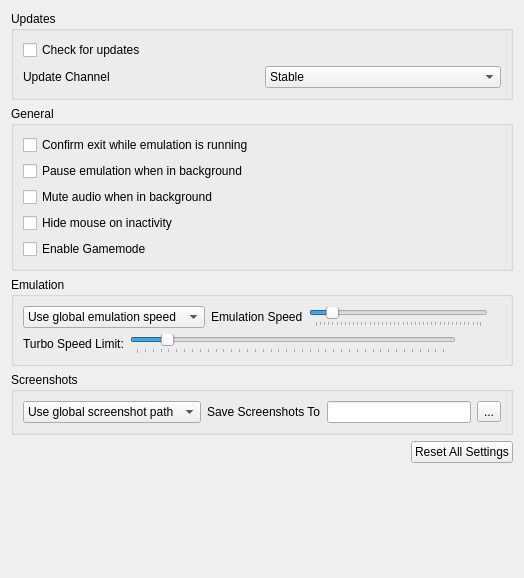
<?xml version="1.0" encoding="UTF-8"?>
<ui version="4.0">
 <class>ConfigureGeneral</class>
 <widget class="QWidget" name="ConfigureGeneral">
  <property name="geometry">
   <rect>
    <x>0</x>
    <y>0</y>
    <width>524</width>
    <height>578</height>
   </rect>
  </property>
  <property name="windowTitle">
   <string>Form</string>
  </property>
  <layout class="QHBoxLayout" name="horizontalLayout">
   <item>
    <layout class="QVBoxLayout" name="verticalLayout">
     <item>
      <widget class="QGroupBox" name="updates_group">
       <property name="title">
        <string>Updates</string>
       </property>
       <layout class="QGridLayout" name="gridLayout_2">
        <item row="0" column="0">
         <widget class="QCheckBox" name="toggle_update_checker">
          <property name="text">
           <string>Check for updates</string>
          </property>
         </widget>
        </item>
        <item row="1" column="0">
         <widget class="QLabel" name="update_channel_label">
          <property name="text">
           <string>Update Channel</string>
          </property>
         </widget>
        </item>
        <item row="1" column="1">
         <widget class="QComboBox" name="update_channel_combobox">
          <item>
           <property name="text">
            <string>Stable</string>
           </property>
          </item>
          <item>
           <property name="text">
            <string>Prerelease</string>
           </property>
          </item>
         </widget>
        </item>
       </layout>
      </widget>
     </item>
     <item>
      <widget class="QGroupBox" name="general_group">
       <property name="title">
        <string>General</string>
       </property>
       <layout class="QVBoxLayout" name="verticalLayout_5">
        <item>
         <widget class="QCheckBox" name="toggle_check_exit">
          <property name="text">
           <string>Confirm exit while emulation is running</string>
          </property>
         </widget>
        </item>
        <item>
         <widget class="QCheckBox" name="toggle_background_pause">
          <property name="text">
           <string>Pause emulation when in background</string>
          </property>
         </widget>
        </item>
        <item>
         <widget class="QCheckBox" name="toggle_background_mute">
          <property name="text">
           <string>Mute audio when in background</string>
          </property>
         </widget>
        </item>
        <item>
         <widget class="QCheckBox" name="toggle_hide_mouse">
          <property name="text">
           <string>Hide mouse on inactivity</string>
          </property>
         </widget>
        </item>
        <item>
         <widget class="QCheckBox" name="toggle_gamemode">
          <property name="text">
           <string>Enable Gamemode</string>
          </property>
         </widget>
        </item>
       </layout>
      </widget>
     </item>
     <item>
      <widget class="QGroupBox" name="emulation_group">
       <property name="title">
        <string>Emulation</string>
       </property>
       <layout class="QVBoxLayout" name="verticalLayout_2">
        <item>
         <widget class="QWidget" name="emulation_speed_layout" native="true">
          <layout class="QHBoxLayout" name="emulation_speed_layout_inner">
           <property name="leftMargin">
            <number>0</number>
           </property>
           <property name="topMargin">
            <number>0</number>
           </property>
           <property name="rightMargin">
            <number>0</number>
           </property>
           <property name="bottomMargin">
            <number>0</number>
           </property>
           <item>
            <widget class="QComboBox" name="emulation_speed_combo">
             <item>
              <property name="text">
               <string>Use global emulation speed</string>
              </property>
             </item>
             <item>
              <property name="text">
               <string>Set emulation speed</string>
              </property>
             </item>
            </widget>
           </item>
           <item>
            <widget class="QLabel" name="label_emulation_speed">
             <property name="text">
              <string>Emulation Speed</string>
             </property>
            </widget>
           </item>
           <item>
            <widget class="QSlider" name="frame_limit">
             <property name="minimum">
              <number>0</number>
             </property>
             <property name="maximum">
              <number>199</number>
             </property>
             <property name="singleStep">
              <number>5</number>
             </property>
             <property name="pageStep">
              <number>15</number>
             </property>
             <property name="value">
              <number>19</number>
             </property>
             <property name="orientation">
              <enum>Qt::Horizontal</enum>
             </property>
             <property name="tickPosition">
              <enum>QSlider::TicksBelow</enum>
             </property>
            </widget>
           </item>
           <item>
            <widget class="QLabel" name="emulation_speed_display_label">
             <property name="text">
              <string/>
             </property>
             <property name="alignment">
              <set>Qt::AlignRight|Qt::AlignTrailing|Qt::AlignVCenter</set>
             </property>
            </widget>
           </item>
          </layout>
         </widget>
        </item>
        <item>
         <widget class="QWidget" name="turbo_limit_layout" native="true">
          <layout class="QHBoxLayout" name="turbo_limit_layout_inner">
           <property name="leftMargin">
            <number>0</number>
           </property>
           <property name="topMargin">
            <number>0</number>
           </property>
           <property name="rightMargin">
            <number>0</number>
           </property>
           <property name="bottomMargin">
            <number>0</number>
           </property>
           <item>
            <widget class="QLabel" name="turbo_limit_label">
             <property name="text">
              <string>Turbo Speed Limit:</string>
             </property>
            </widget>
           </item>
           <item>
            <widget class="QSlider" name="turbo_limit">
             <property name="minimum">
              <number>0</number>
             </property>
             <property name="maximum">
              <number>198</number>
             </property>
             <property name="singleStep">
              <number>5</number>
             </property>
             <property name="pageStep">
              <number>15</number>
             </property>
             <property name="value">
              <number>19</number>
             </property>
             <property name="orientation">
              <enum>Qt::Horizontal</enum>
             </property>
             <property name="tickPosition">
              <enum>QSlider::TicksBelow</enum>
             </property>
            </widget>
           </item>
           <item>
            <spacer name="horizontalSpacer">
             <property name="orientation">
              <enum>Qt::Horizontal</enum>
             </property>
             <property name="sizeType">
              <enum>QSizePolicy::Fixed</enum>
             </property>
             <property name="sizeHint" stdset="0">
              <size>
               <width>32</width>
               <height>20</height>
              </size>
             </property>
            </spacer>
           </item>
           <item>
            <widget class="QLabel" name="turbo_limit_display_label">
             <property name="text">
              <string/>
             </property>
             <property name="alignment">
              <set>Qt::AlignRight|Qt::AlignTrailing|Qt::AlignVCenter</set>
             </property>
            </widget>
           </item>
          </layout>
         </widget>
        </item>
       </layout>
      </widget>
     </item>
     <item>
      <widget class="QGroupBox" name="screenshot_group">
       <property name="title">
        <string>Screenshots</string>
       </property>
       <layout class="QGridLayout" name="gridLayout">
        <property name="verticalSpacing">
         <number>0</number>
        </property>
        <item row="0" column="1">
         <widget class="QWidget" name="widget_screenshot" native="true">
          <layout class="QHBoxLayout" name="screenshot_layout">
           <property name="leftMargin">
            <number>0</number>
           </property>
           <property name="topMargin">
            <number>0</number>
           </property>
           <property name="rightMargin">
            <number>0</number>
           </property>
           <property name="bottomMargin">
            <number>0</number>
           </property>
           <item>
            <widget class="QComboBox" name="screenshot_combo">
             <item>
              <property name="text">
               <string>Use global screenshot path</string>
              </property>
             </item>
             <item>
              <property name="text">
               <string>Set screenshot path:</string>
              </property>
             </item>
            </widget>
           </item>
           <item>
            <widget class="QLabel" name="screenshot_dir_label">
             <property name="text">
              <string>Save Screenshots To</string>
             </property>
            </widget>
           </item>
           <item>
            <widget class="QLineEdit" name="screenshot_dir_path"/>
           </item>
           <item>
            <widget class="QToolButton" name="change_screenshot_dir">
             <property name="text">
              <string>...</string>
             </property>
            </widget>
           </item>
          </layout>
         </widget>
        </item>
       </layout>
      </widget>
     </item>
     <item alignment="Qt::AlignRight">
      <widget class="QPushButton" name="button_reset_defaults">
       <property name="text">
        <string>Reset All Settings</string>
       </property>
      </widget>
     </item>
     <item>
      <spacer name="verticalSpacer">
       <property name="orientation">
        <enum>Qt::Vertical</enum>
       </property>
       <property name="sizeHint" stdset="0">
        <size>
         <width>20</width>
         <height>40</height>
        </size>
       </property>
      </spacer>
     </item>
    </layout>
   </item>
  </layout>
 </widget>
 <tabstops>
  <tabstop>toggle_check_exit</tabstop>
  <tabstop>toggle_background_pause</tabstop>
  <tabstop>toggle_hide_mouse</tabstop>
  <tabstop>button_reset_defaults</tabstop>
 </tabstops>
 <resources/>
 <connections/>
</ui>
